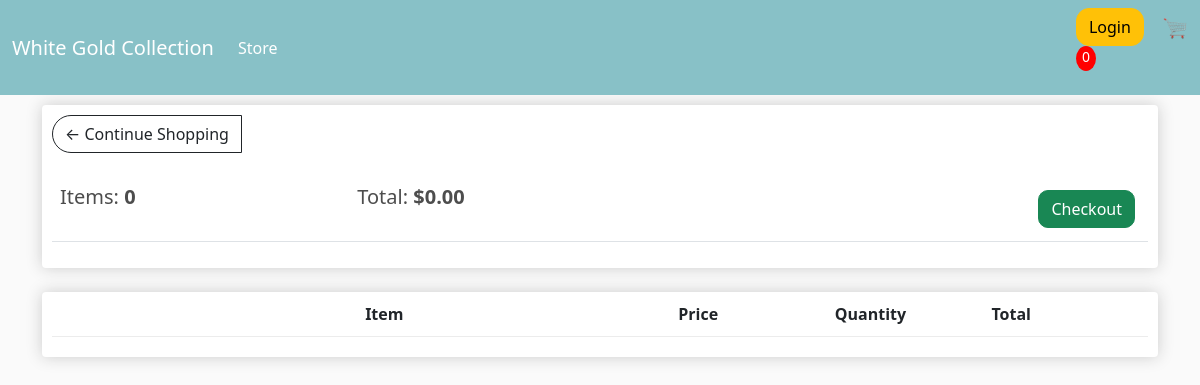
The app's page /cart/ (signed in), older data.
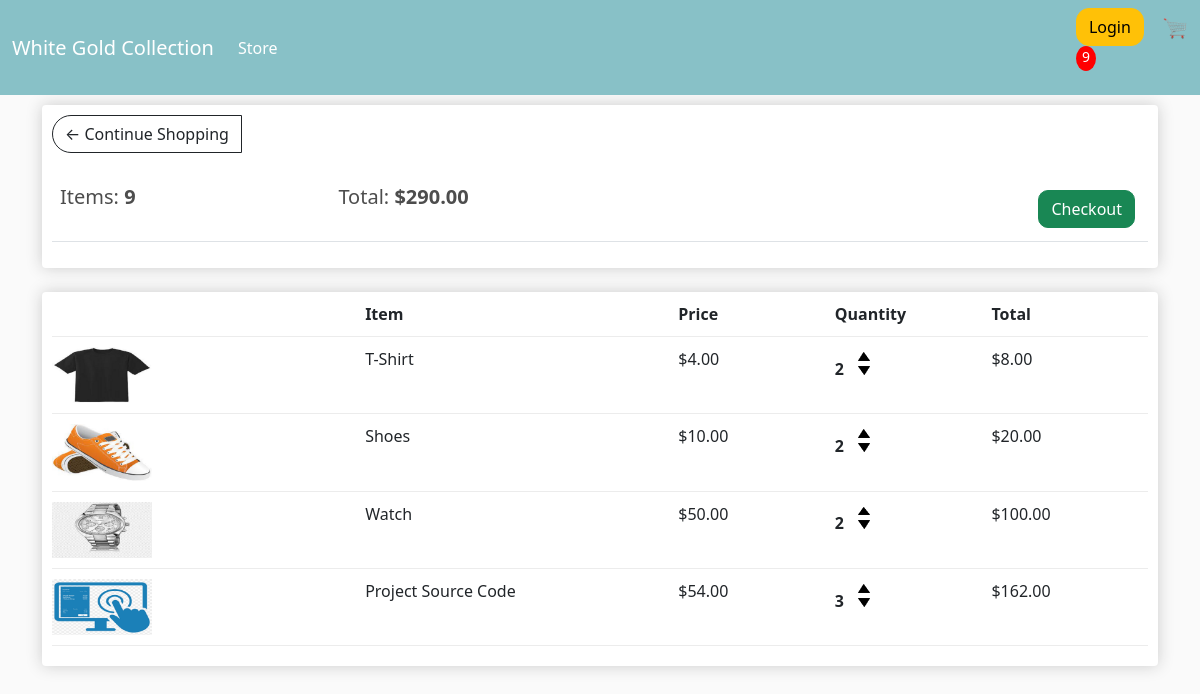
The same page, newer data.
### afeapp/models.py (models this page shows, shortened)
class Order(models.Model):
    customer = models.ForeignKey(Customer, on_delete=models.SET_NULL, blank=True, null=True)
    date_ordered = models.DateTimeField(auto_now_add=True)
    complete = models.BooleanField(default=False, blank=False)
    transaction_id = models.CharField(max_length=200, null=True)
    @property
    def get_cart_total(self):
        orderitems = self.orderitem_set.all()
        total = sum([item.get_total for item in orderitems])
        return total
    @property
    def get_cart_items(self):
        orderitems = self.orderitem_set.all()
        total = sum([item.quantity for item in orderitems])
        return total

class OrderItem(models.Model):
    product = models.ForeignKey(Product, on_delete=models.SET_NULL, blank=True, null=True)
    order = models.ForeignKey(Order, on_delete=models.SET_NULL, blank=True, null=True)
    quantity = models.IntegerField(default=0, null=True, blank = True)
    date_added = models.DateTimeField(auto_now_add=True)
    @property
    def get_total(self):
        total = self.product.price * self.quantity
        return total

class Product(models.Model):
    name = models.CharField(max_length=100, null=True)
    price = models.DecimalField(max_digits=7, decimal_places=2)
    digital = models.BooleanField(default=False, blank=False)
    image = models.ImageField(upload_to='media', null=True, blank=True)
    @property
    def imageURL(self):
        try:
            url = self.image.url
        except:
            url=''
        return url

### afeapp/views.py (the view)
# urls.py: path('cart/', views.cart, name='cart'),
def cart(request):
    data = cartData(request)
    cartItems = data['cartItems']
    order = data['order']
    items = data['items']
    context={'items':items, 'order':order, 'cartItems':cartItems}
    return render(request, 'cart.html', context)

### afeapp/utils.py (called while the page is built)
def cartData(request):
    if request.user.is_authenticated:
        customer = request.user.customer
        order, created = Order.objects.get_or_create(customer=customer, complete=False)
        items = order.orderitem_set.all()
        cartItems = order.get_cart_items
    else:
        cookieData = cookieCart(request)
        cartItems = cookieData['cartItems']
        order = cookieData['order']
        items = cookieData['items']
    return {'cartItems':cartItems, 'order':order, 'items':items}

### templates/cart.html (shortened to what this page needs)
<!DOCTYPE html>
{% extends 'index.html' %}
{% load static %}
    {% block content %}
    <div class="row">
        <div class="col-lg-12">
            <div class="box-element">
                <a style="border-radius: 50px 0px 0px 50px;" class="btn btn-outline-dark" href="{% url 'store' %}">&#x2190; Continue Shopping</a>
                <br>
                <br>
                <table class="table">
                    <tr>
                        <th><h5>Items: <strong>{{order.get_cart_items}}</strong></h5></th>
                        <th><h5>Total: <strong>${{order.get_cart_total|floatformat:2}}</strong></h5></th>
                        <th>
                            <a style="float: right; margin: 5px; border-radius: 10px;" class="btn btn-success" href="{% url 'checkout' %}">Checkout</a>
                        </th>
                    </tr>
                </table>
            </div>
            <br>
            <div class="box-element">
                <div class="cart-row">
                    <div style="flex: 2;"></div>
                    <div style="flex: 2;"><strong> Item</strong></div>
                    <div style="flex: 1;"><strong> Price</strong></div>
                    <div style="flex: 1;"><strong> Quantity</strong></div>
                    <div style="flex: 1;"><strong> Total</strong></div>
                </div>
                {% for item in items %}
                <div class="cart-row">
                    <div style="flex: 2;"><img class="row-image" src="{{item.product.imageURL}}" alt=""></div>
                    <div style="flex: 2;">{{item.product.name}}</div>
                    <div style="flex: 1;">${{item.product.price|floatformat:2}}</div>
                    <div style="flex: 1;">
                        <p class="quantity">{{item.quantity}}</p>
                        <div class="quantity">
                            <img data-product={{item.product.id}} data-action="add" class="chg-quantity update-cart" src="{% static './images/arrow-up.png' %}" alt="arrow-up">
                            <img data-product={{item.product.id}} data-action="remove" class="chg-quantity update-cart" src="{% static './images/arrow-down.png' %}" alt="arrow-down">
                        </div>
                    </div>
                    <div style="flex: 1;">${{item.get_total}}</div>
                </div>
                {% endfor %}
            </div>
        </div>
    </div>
    {% endblock content %}

Row changes from the older to the newer data that the page shows:
computed for Order: get_cart_items "0" → "9"; get_cart_total "0.00" → "290.00"
added OrderItem: product.imageURL (picture), product.name "T-Shirt", product.price "4.00", quantity "2", get_total "8.00"
added OrderItem: product.imageURL (picture), product.name "Shoes", product.price "10.00", quantity "2", get_total "20.00"
added OrderItem: product.imageURL (picture), product.name "Watch", product.price "50.00", quantity "2", get_total "100.00"
added OrderItem: product.imageURL (picture), product.name "Project Source Code", product.price "54.00", quantity "3", get_total "162.00"
Text that changed along with them:
{{ cartItems }}: "0" → "9"
